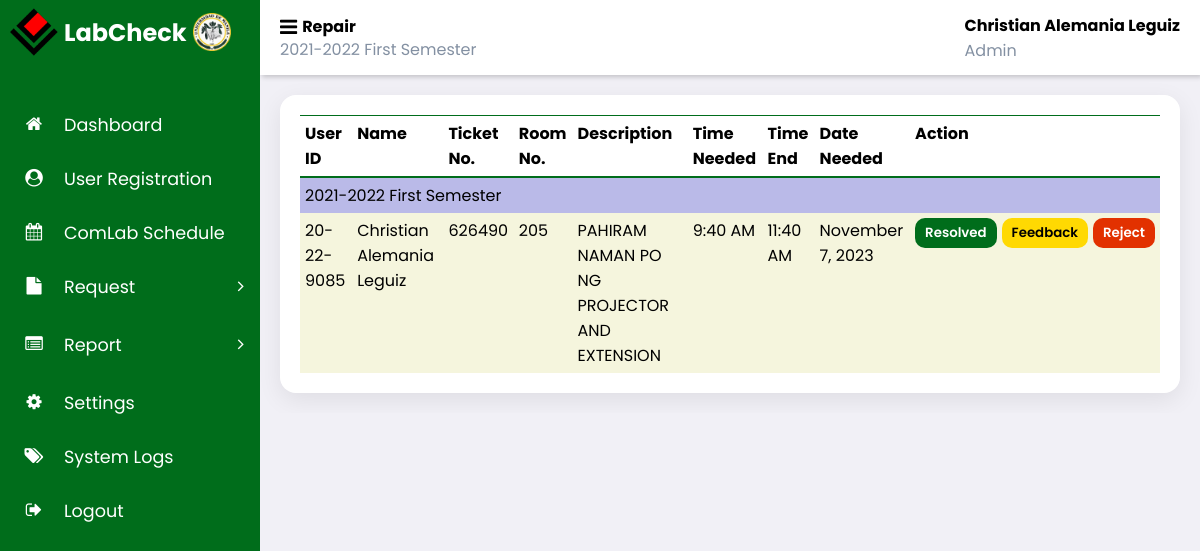
The page /admin_labcheck/terminal_repair.php (signed in) on the database its author committed.
### tables this page shows
CREATE TABLE `request` (
  `request_id` int(11) NOT NULL,
  `ticket_no` varchar(6) NOT NULL,
  `user_id` varchar(20) NOT NULL,
  `name` varchar(50) NOT NULL,
  `description` varchar(250) NOT NULL,
  `time` time NOT NULL,
  `time_end` time DEFAULT NULL,
  `date` date NOT NULL,
  `room_id` int(11) NOT NULL,
  `request_type` enum('comlab usage','repair','equipment') NOT NULL,
  `status` enum('pending','approve','reject','resolved') NOT NULL DEFAULT 'pending',
  `feedback` varchar(250) DEFAULT NULL,
  `school_year` varchar(20) NOT NULL,
  `semester` varchar(20) NOT NULL,
  `notify` tinyint(1) NOT NULL DEFAULT 0
);

### admin_labcheck/terminal_repair.php (the view, shortened to what this page needs)
<?php
    include '../partial/admin_sidebar.php';
    include '../partial/header.php';
    $requestType = "repair";
    $status = "pending";
    try {
        require_once "../connection/database.php";
        $sql='SELECT r.request_id, r.user_id, r.ticket_no, r.name, r.description, r.time, r.time_end, r.date, r.room_id, r.feedback, r.school_year, r.semester
        FROM request r
        JOIN academic_year ay
        ON r.school_year = ay.school_year AND r.semester = ay.semester
        WHERE ay.status = 1
        AND r.request_type = ?
        AND r.status = ?
        ORDER BY r.school_year, r.semester, r.request_id DESC';
        $stmt = $conn->prepare($sql);
        $stmt->bind_param('ss', $requestType, $status);
        $stmt->execute();
        $result = $stmt->get_result();
    } catch (Exception $e) {
        die('Database error: ' . $e->getMessage());
    }
?>
<body>
<div class="main-content">
    <main class="terminal-repair">
        <div class="table-container">
            <table class="table-header">
                <thead>
                    <tr>
                        <th>User ID</th>
                        <th>Name</th>
                        <th>Ticket No.</th>
                        <th>Room No.</th>
                        <th>Description</th>
                        <th>Time Needed</th>
                        <th>Time End</th>
                        <th>Date Needed</th>
                        <th>Action</th>
                    </tr>
                </thead>
                <tbody id="reportTable" class="table-body">
                    <?php
                    $currentSchoolYear = '';
                    $currentSemester = '';
                    while ($row = $result->fetch_assoc()): ?>
                        <?php
                            $time = strtotime($row['time']);
                            $formattedTime = date("g:i A", $time);
                            $time_end = strtotime($row['time_end']);
                            $formattedEndTime = date("g:i A", $time_end);
                            $date = strtotime($row['date']);
                            $formattedDate = date("F j, Y ", $date);
                            $schoolYear = $row['school_year'];
                            $semester = $row['semester'];
                        ?>
                        <?php if ($currentSchoolYear != $schoolYear || $currentSemester != $semester): ?>
                            <tr>
                                <td data-cell="School Year and Semester" colspan="9" class="group-header">
                                        <?php echo $schoolYear. ' ' .$semester; ?>
                                </td>
                            </tr>
                            <?php
                            $currentSchoolYear = $schoolYear;
                            $currentSemester = $semester;
                        endif; ?>
                        <tr>
                            <td data-cell="User Id"><?php echo htmlspecialchars($row['user_id']); ?></td>
                            <td data-cell="Name"><?php echo htmlspecialchars(ucwords($row['name'])); ?></td>
                            <td data-cell="Ticket No"><?php echo htmlspecialchars($row['ticket_no']); ?></td>
                            <td data-cell="Room No"><?php echo htmlspecialchars($row['room_id']); ?></td>
                            <td data-cell="Description"><?php echo  htmlspecialchars(ucwords($row['description'])); ?></td>
                            <td data-cell="Time Needed"><?php echo $formattedTime; ?></td>
                            <td data-cell="Time End"><?php echo $formattedEndTime; ?></td>
                            <td data-cell="Date Start"><?php echo $formattedDate; ?></td>
                            <td data-cell="Action">
                                <div class="action-flex">
                                    <form action="../includes/process_terminal_repair.php" method="post" class="approval-form"  onsubmit="return confirmResolved()">
                                        <button type="submit" name="resolved">Resolved</button>
                                    </form>
                                    <div class="feedback-form">
                                        <button type="button" onclick="showFeedback(this)" id="feedback-button">Feedback</button>
                                    </div>
                                    <form action="../includes/process_terminal_repair.php" method="post" class="rejection-form">
                                        <button type="button" onclick="showRejectionReason(this)">Reject</button>
                                    </form>
                                </div>
                            </td>
                        </tr>
                    <?php endwhile; ?>
                </tbody>
            </table>
        </div>
    </main>
</div>
</body>
</html>

### css/admin-style.css (style rules this page uses)
* { font-family: 'Poppins', sans-serif; margin: 0; padding: 0; box-sizing: border-box; }
:root { --grey: #F1F0F6; --light: #006d1b; --dark: #fff; --light-green: #eff1ed; --blue: #fff; --main-color: #006d1b; --color-dark: #1D2231; --text-grey: #8390A2; }
html { overflow-x: hidden; }
body { background: var(--grey); overflow-x: hidden; background-image: url('../images/bg.png'); background-repeat: no-repeat; background-attachment: fixed; background-size: cover; }
.user-reg-box, .comlab-usage, .request-equipment, .terminal-repair, .settings { display: flex; gap: 10px; margin-bottom: 10px; justify-content: space-between; background: #fff; padding: 20px; border-radius: 1rem; flex-direction: column; box-shadow: 0 7px 25px rgba(0, 0, 0, 0.08); margin: 20px; position: relative; }
.table-container { width: 100%; overflow: auto; }
.action-flex { display: flex; align-items: center; gap: 5px; }
.group-header { background-color: rgb(186, 186, 232); }
td button { padding: 5px 10px; color: #fff; background-color: var(--main-color); border: var(--main-color); font-weight: 600; border-radius: 10px; justify-self: flex-start; }
#feedback-button { background-color: rgb(255, 217, 2); color: #000; }
th { border-top: solid 1px var(--main-color); border-bottom: solid 2px var(--main-color); }
tr:nth-of-type(2n) { background-color: #f5f5dd; }
table { width: 100%; border-collapse: collapse; overflow: auto; }
tbody { width: 100%; }
th, td { text-align: left; vertical-align: top; padding: 5px; word-wrap: break-word; }
.rejection-form button { background-color: rgb(219, 60, 60); cursor: pointer; }
.rejection-form button { background: #e23100; border:none; padding: 5px 10px; color: #fff; font-weight: 600; border-radius: 10px; }

### rows shown on the page
request: school_year "2021-2022", semester "First Semester", user "20-22-9085", name "Christian Alemania Leguiz", ticket_no "626490", room "205", description "PAHIRAM NAMAN PO NG PROJECTOR AND EXTENSION", time "9:40 AM", time_end "11:40 AM", date "November 7, 2023"

### other values the page prints
$page "Repair"
$_SESSION['school_year'] "2021-2022"
$_SESSION['semester'] "First Semester"
$_SESSION['name'] "Christian Alemania Leguiz"
